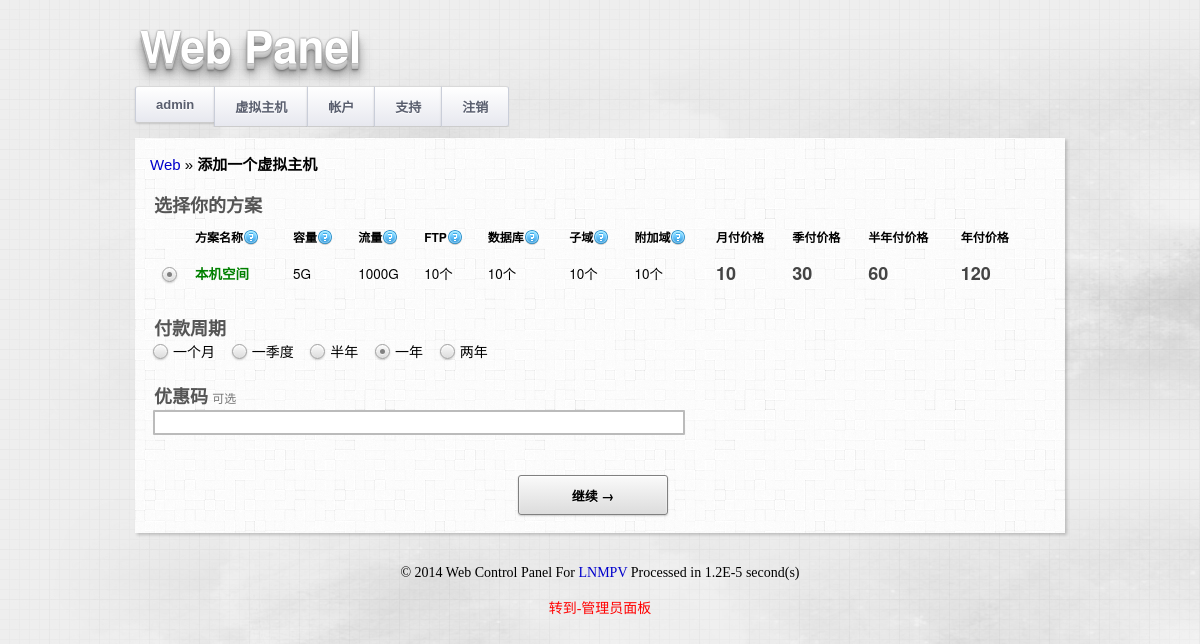
Before: /vhost_add.php (signed in) with the older database file.
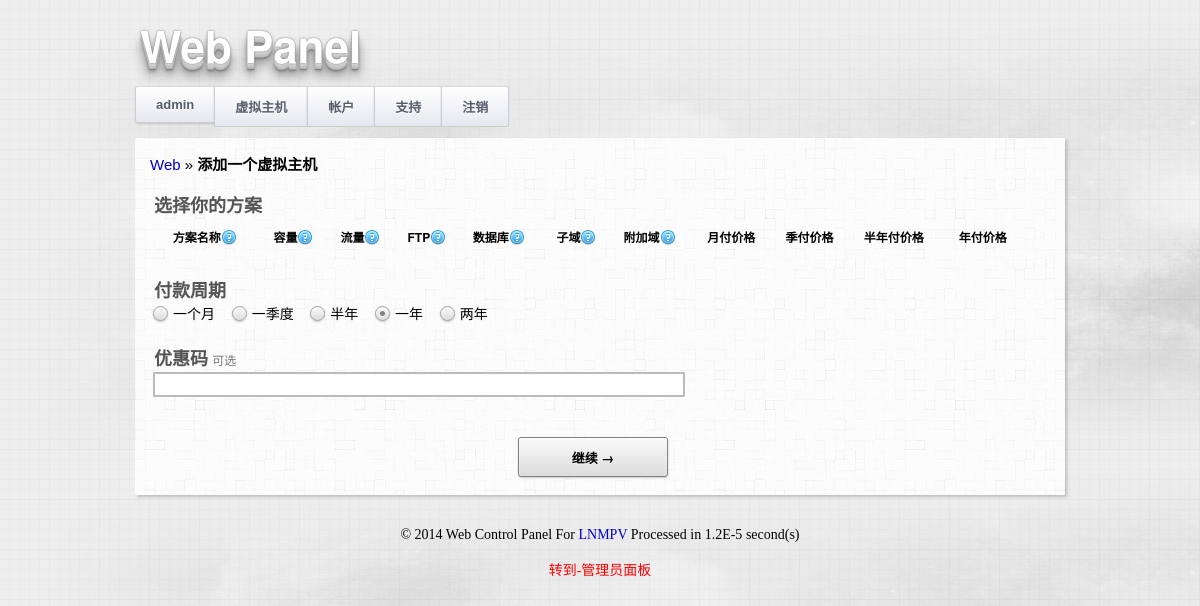
After: the same page with the newer database file.
### tables this page shows
CREATE TABLE IF NOT EXISTS `vhost_plan` (
`ID` int(11) NOT NULL,
  `sort` int(11) DEFAULT NULL,
  `checked` int(11) NOT NULL,
  `hidden` int(11) DEFAULT '0',
  `planname` varchar(255) NOT NULL,
  `cycle` int(11) NOT NULL,
  `nodes` varchar(255) NOT NULL,
  `backup` int(11) NOT NULL,
  `space` int(11) NOT NULL,
  `webtraffic` double NOT NULL,
  `db` int(11) NOT NULL,
  `subdomain` int(11) NOT NULL,
  `addon` int(11) NOT NULL DEFAULT '0' COMMENT '附加域',
  `ftp` int(11) NOT NULL,
  `price` double NOT NULL,
  `available` int(11) NOT NULL
);

### config.php (called while the page is built, shortened)
<?php
$PanelName = 'Web';

### vhost_add.php (the view, shortened to what this page needs)
<?php
@include_once("header.php");
?>
<div id="page">
<p class='breadcrumb'><a href='vhost.php'><?php echo $PanelName;?></a> &raquo; <strong>添加一个虚拟主机</strong></p>
<form id="signup" action="" method="post" onsubmit="">
<table>
<tr>
	<td>
		<label for="plan" class="signupLabel">选择你的方案</label><br>
<table border="0" cellspacing="0" cellpadding="0" width="880">
	<tr>
		<td>
			<table border="0" cellspacing="0" cellpadding="4" class="signupPlanTable" width="100%">
				<tr>
					<th>&nbsp;</th>
					<th>方案名称<img src="images/51.png" title="<?php echo $PanelName; ?>提供不同虚拟主机解决方案" align="absmiddle"></th>
					<th>容量<img src="images/51.png" title="空间大小" align="absmiddle"></th>
					<th>流量<img src="images/51.png" title="每月流量" align="absmiddle"></th>
					<th>FTP<img src="images/51.png" title="可创建的FTP帐户数量" align="absmiddle"></th>
					<th>数据库<img src="images/51.png" title="可创建的数据库数量" align="absmiddle"></th>
					<th>子域<img src="images/51.png" title="可绑定的子域数量" align="absmiddle"></th>
					<th>附加域<img src="images/51.png" title="可绑定的附加域数量" align="absmiddle"></th>
					<th>月付价格</th>
					<th>季付价格</th>
					<th>半年付价格</th>
					<th>年付价格</th>
				</tr>
<?php
$result = mysql_query("select * FROM vhost_plan WHERE hidden=0 ORDER BY `sort` ASC ");
while($row = mysql_fetch_array($result)) {
?>
					<tr>
						<td align="center">
						<?php if ($row['available'] < 1) {
							echo '&nbsp;';
						} else {  ?>
						<input type="radio" name="PlanTag" value="<?php echo $row['ID']; ?>" id="vhost<?php echo $row['ID']; ?>" <?php
						if (@$_POST['PlanTag'] == $row['ID'])
							echo 'checked="checked"';
						elseif ($row['available'] < 1)
							echo 'disabled="disabled"';
						elseif ($row['checked'] != 0)
							echo 'checked="checked"';
						?>>
						<?php } ?>
						</td>
						<td><label for="vhost<?php echo $row['ID']; ?>" class="signupPlanName"><?php echo $row['planname']; ?></label></td>
						<td><?php
						if ($row['space'] == 0 )
							echo '不限';
						elseif ($row['space'] / 1000 >= 1)
							echo $row['space'] / 1000 . 'G';
						else
							echo $row['space'] . 'M';
						?></td>
						<td><?php
						if ($row['webtraffic'] == 0 )
							echo '不限';
						else
							echo $row['webtraffic'] . 'G' ;
						?></td>
						<td><?php
						if ($row['ftp'] == -1 )
							echo '不限';
						else
							echo $row['ftp'] . '个';
						?></td>
						<td><?php
						if ($row['db'] == -1 )
							echo '不限';
						else
							echo $row['db'] . '个';
						?></td>
						<td><?php
						if ($row['subdomain'] == -1 )
							echo '不限';
						else
							echo $row['subdomain'] . '个';
						?></td>
						<td><?php
						if ($row['addon'] == -1 )
							echo '不限';
						else
							echo $row['addon'] . '个';
						?></td>
						<td id="signupPlanPrice"><label for="pterm_1"><?php
						if ( $row['cycle'] <= 1)
							echo ($row['price']);
						else
						?></label></td>
						<td id="signupPlanPrice"><label for="pterm_3"><?php
						if ( $row['cycle'] <= 3)
							echo ($row['price']*3);
						else
						?></label></td>
						<td id="signupPlanPrice"><label for="pterm_6"><?php
						if ( $row['cycle'] <= 6)
							echo ($row['price']*6);
						else
						?></label></td>
						<td id="signupPlanPrice"><label for="pterm_12"><?php
						if ( $row['cycle'] <= 12)
							echo ($row['price']*12);
						else
						?></label></td>
					</tr>
<?
}
?>
			</table>
		</td>
	</tr>
</table>
	</td>
</tr>
<tr>
	<td colspan="2">
		<br>
		<label for="Frequency" class="signupLabel">付款周期</label><br>
		<input type="radio" name="Frequency" value="1" id="pterm_1"><label class="signupText" for="pterm_1">一个月</label>&nbsp;&nbsp;&nbsp;
		<input type="radio" name="Frequency" value="3" id="pterm_3"><label class="signupText" for="pterm_3">一季度</label>&nbsp;&nbsp;&nbsp;
		<input type="radio" name="Frequency" value="6" id="pterm_6"><label class="signupText" for="pterm_6">半年</label>&nbsp;&nbsp;&nbsp;
		<input type="radio" name="Frequency" value="12" id="pterm_12" checked="checked"><label class="signupText" for="pterm_12">一年</label>&nbsp;&nbsp;&nbsp;
		<input type="radio" name="Frequency" value="24" id="pterm_24"><label class="signupText" for="pterm_24">两年<br></label>
	</td>
</tr>
<tr>
	<td colspan="2">
		<br>
		<label for="promotionCode" class="signupLabel">优惠码</label> <span class="signup_note">可选</span><br>
		<input name="promotionCode" id="promotionCode" type="text" size="50"  border="0"  />
	</td>
</tr>
<tr>
	<td colspan="2" align="center">
		<br><br>
		<input type="submit" name="Next" value="继续 &rarr;" class="signupSubmit">
	</td>
</tr>
</table>
</form>
</div>
<?php @include_once("footer.php") ?>

Changed rows visible on the page:
removed vhost_plan: checked "☑ 本机空间", planname "本机空间", $row['space']/1000 "5", webtraffic "1000", ftp "10", db "10", subdomain "10", addon "10", price "10", $row['price']*3 "30", $row['price']*6 "60", $row['price']*12 "120"
Other visible differences:
form field Frequency: "☐ 10" → "☐ 一个月"
form field Frequency: "☐ 30" → "☐ 一季度"
form field Frequency: "☐ 60" → "☐ 半年"
form field Frequency: "☑ 120" → "☑ 一年"
